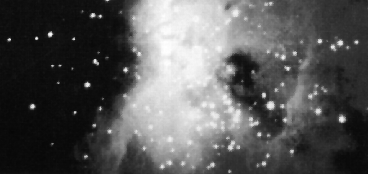
%> input picture practica_0/ngc4024l.tif, 368 x 174 px
$ octave transformacionLineal.m   (GNU Octave 9; MATLAB toolbox functions it lacks are replaced by stand-ins)
%> lines starting %> are read from the running program, lines starting %| are printed output that depends on the picture
% Cargar la imagen
imagen = imread('ngc4024l.tif');
%> imagen is the input picture: size 174x368 uint8; min 6, max 255, mean 86.9

% Convertir la imagen a tipo double
imagen_double = im2double(imagen);

% Aplicar la transformación no lineal
a = 69;
imagen_transformada = a * imagen_double.^2;
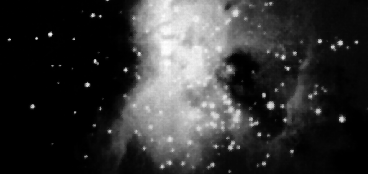
%> imagen_transformada: size 174x368 double; min 0.0382, max 69, mean 14.3; drawn with min black and max white

% Mostrar la imagen original y la transformada
figure;
subplot(1, 2, 1);
imshow(imagen);
title('Imagen Original');
subplot(1, 2, 2);
imshow(imagen_transformada);
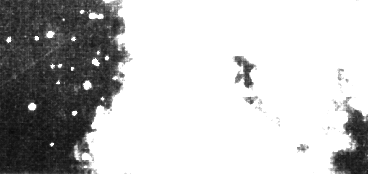
%> displayed picture: size 174x368, on the screen's scale of 0 to 255; min 10, max 255, mean 190.6
title('Imagen Transformada');

$ run again, with practica_0/BUG.TIF copied over practica_0/ngc4024l.tif
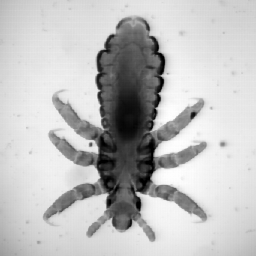
%> input picture practica_0/BUG.TIF, 256 x 256 px
%> imagen is the input picture: size 256x256 uint8; min 0, max 254, mean 190.7
%> `imagen_transformada = a * imagen_double.^2;`:
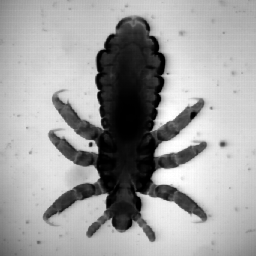
%> imagen_transformada: size 256x256 double; min 0, max 68.46, mean 42.9; drawn with min black and max white
%> `imshow(imagen_transformada);`:
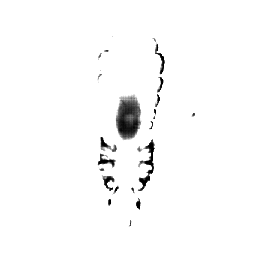
%> displayed picture: size 256x256, on the screen's scale of 0 to 255; min 0, max 255, mean 249.7
